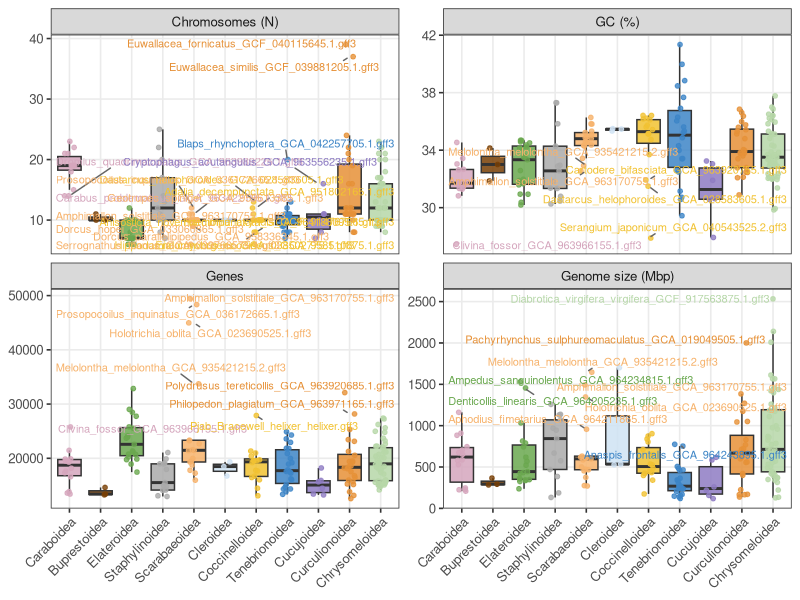
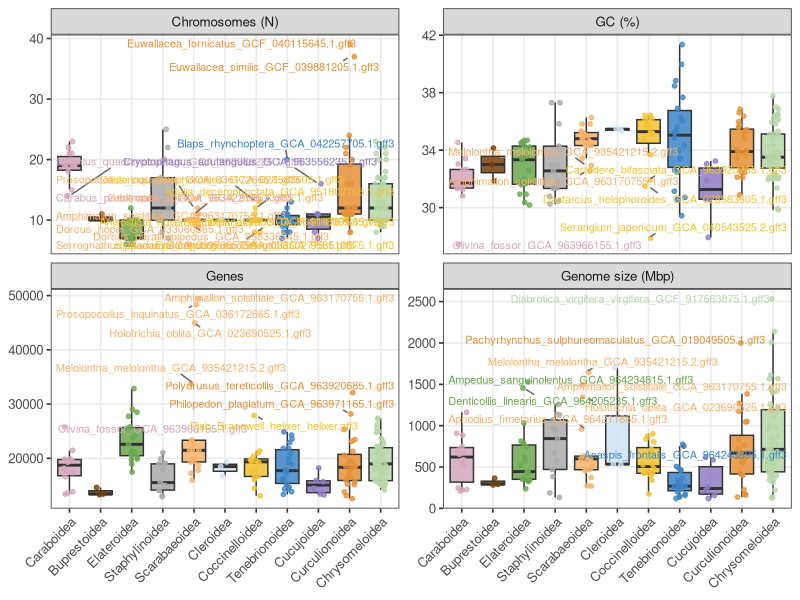

These figures' R source, in order:
#!/usr/bin/env Rscript

suppressPackageStartupMessages({
  library(ggplot2)
  library(readr)
  library(tidyr)
  library(dplyr)
  library(ggrepel)
})

df <- read_csv("genome_stats_by_species.csv", show_col_types = FALSE)

# Normalize Tenebrionidea naming
df$group <- recode(df$group,
  "Tenebrionidea" = "Tenebrionoidea",
  "Tenebrionidae" = "Tenebrionoidea"
)

# Explicit color palette (superfamily -> color) IN DESIRED ORDER
sf_colors <- c(
  "Caraboidea"      = "#d5a6bd",
  "Buprestoidea"    = "#783f04",
  "Elateroidea"     = "#6aa84f",
  "Staphylinoidea"  = "#aaaaaa",
  "Scarabaeoidea"   = "#f6b26b",
  "Cleroidea"       = "#cfe2f3",
  "Coccinelloidea"  = "#f1c232",
  "Tenebrionoidea"  = "#3d85c6",
  "Cucujoidea"      = "#8e7cc3",
  "Curculionoidea"  = "#e69138",
  "Chrysomeloidea"  = "#b6d7a8"
)

# Keep only groups with >= 2 species
df2 <- df %>%
  group_by(group) %>%
  filter(n() >= 2) %>%
  ungroup()

# Drop any groups not in the color map
df2 <- df2 %>% filter(group %in% names(sf_colors))

# Force x-axis order to match sf_colors order
df2$group <- factor(df2$group, levels = names(sf_colors))

long <- df2 %>%
  select(group, species_file, chromosomes, genome_size_mb, gc_percent, genes) %>%
  pivot_longer(
    cols = c(chromosomes, genome_size_mb, gc_percent, genes),
    names_to = "metric",
    values_to = "value"
  )

metric_labs <- c(
  chromosomes    = "Chromosomes (N)",
  genome_size_mb = "Genome size (Mbp)",
  gc_percent     = "GC (%)",
  genes          = "Genes"
)

#Identify outliers within each superfamily and metric
long_outliers <- long %>%
  group_by(group, metric) %>%
  mutate(
    Q1 = quantile(value, 0.25, na.rm = TRUE),
    Q3 = quantile(value, 0.75, na.rm = TRUE),
    IQRv = IQR(value, na.rm = TRUE),
    lower = Q1 - 1.5 * IQRv,
    upper = Q3 + 1.5 * IQRv,
    is_outlier = value < lower | value > upper
  ) %>%
  ungroup()

#Save outlier table
outlier_table <- long_outliers %>%
  filter(is_outlier) %>%
  select(group, species_file, metric, value, lower, upper) %>%
  arrange(metric, group, desc(value))

write_csv(outlier_table, "genome_stats_outliers_by_superfamily.csv")

message("Outliers found:")
print(outlier_table)

# Plot
p <- ggplot(long_outliers, aes(x = group, y = value)) +
  geom_boxplot(
    aes(fill = group),
    outlier.shape = NA,
    alpha = 0.85
  ) +
  geom_jitter(
    aes(color = group),
    width = 0.18,
    height = 0,
    size = 1.3,
    alpha = 0.8
  ) +
  geom_text_repel(
    data = long_outliers %>% filter(is_outlier),
    aes(label = species_file, color = group),
    size = 2.8,
    max.overlaps = 200,
    box.padding = 0.25,
    point.padding = 0.15,
    segment.color = "grey40",
    min.segment.length = 0
  ) +
  facet_wrap(
    ~ metric,
    scales = "free_y",
    labeller = as_labeller(metric_labs)
  ) +
  scale_fill_manual(values = sf_colors, drop = FALSE) +
  scale_color_manual(values = sf_colors, drop = FALSE) +
  labs(x = NULL, y = NULL) +
  theme_bw(base_size = 12) +
  theme(
    legend.position = "none",
    axis.text.x = element_text(angle = 45, hjust = 1),
    panel.grid.minor = element_blank()
  )

ggsave(
  "genome_stats_boxplots_by_superfamily_colored_labeled_outliers.pdf",
  p,
  width = 14,
  height = 8
)

ggsave(
  "genome_stats_boxplots_by_superfamily_colored_labeled_outliers.svg",
  p,
  width = 14,
  height = 8,
  dpi = 300
)

message("Wrote genome_stats_boxplots_by_superfamily_colored_labeled_outliers.pdf and .svg")
message("Wrote genome_stats_outliers_by_superfamily.csv")
